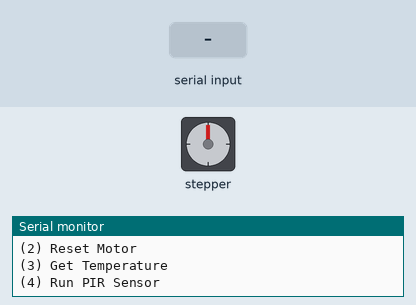
This sketch was run on a simulated Arduino Uno, built with avr-gcc and run on an emulated ATmega328P. Shown: stepper motor, the last lines printed to the serial monitor. Wiring (inferred from the names in the program): stepper motor (2048 steps per turn assumed): coils pin 2, pin 3, pin 4, pin 5. Inputs (shaded band) come from the test bench.

Above: at 0.9 s.
1.0 s: "1" received over Serial
At 1.78 s:
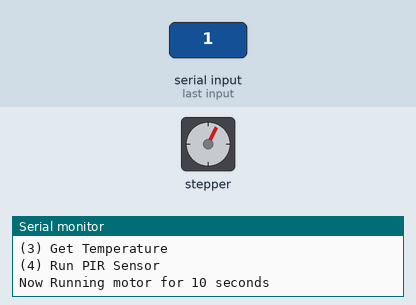
At 2.38 s:
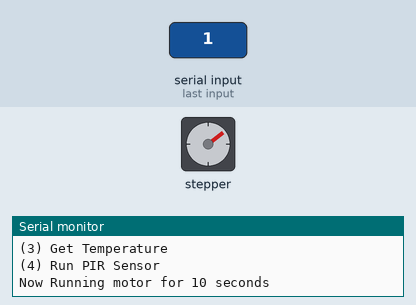
10.0 s: "2" received over Serial
At 11.16 s:
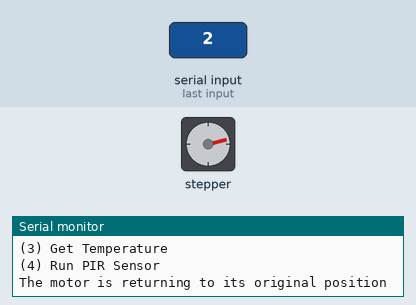
Timing chart, 0 to 19.0 s (numbered marks = the images above; inputs shaded):
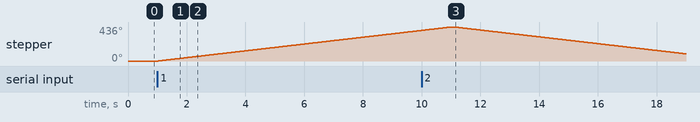

The sketch:

Menu.ino
```cpp
// Chase Fridgen 101077379
// SYSC 3310
// Menu for all functions coming from the arduino system

#include "dht.h"


//defining the pins for the motor
int bluePin = 2;
int pinkPin = 3;
int yellowPin = 4;
int orangePin = 5;

//defining variables for the temperature sensor
dht DHT;
#define DHT11_PIN 7

//defining the pin number for the IR sensor
int sensor = 8;
int sensorVal = 0;

int currStep = 0; // for counting the steps of the motor
int resetStep = 0;
const int time0 = 10000; // defie the time to be 3 seconds
static char menuOption = 0;
long interrupt;
//boolean reset = false;

int stepCount = 0;

// setup() is where all the pins are initialized as input or outputs and given
// their initial values.
void setup() {
    Serial.begin(9600);
    while (!Serial) ;
    Serial.println("start");

    //Initialize thes pins at the ports as outputs
    pinMode(bluePin, OUTPUT);
    pinMode(pinkPin, OUTPUT);
    pinMode(yellowPin, OUTPUT);
    pinMode(orangePin, OUTPUT);

    //Initialize all the motors steps to 0

   digitalWrite(bluePin, LOW);
   digitalWrite(pinkPin, LOW);
   digitalWrite(yellowPin, LOW);
   digitalWrite(orangePin, LOW);

   //Initializing the IR sensor
   pinMode(sensor, INPUT); //setting the sensor as an input


   menuOption = menu();
}

// loop() is the main funtion in the menu as it takes in the input from the
// serial monitor (1-4) and runs the desired suntion based on that
void loop() {
  if (menuOption == '1'){
    runMotor();
  }

  else if (menuOption == '2'){
    resetMotor();
  }
  else if (menuOption == '3'){
    getTemp();
  }
  else if (menuOption == '4'){
    runIr();
  }

  if (millis() - interrupt > time0)
    {
      if (menuOption == '4'){
        Serial.print("The animal moved ");
        Serial.print(stepCount);
        Serial.println(" times in the last 10 seconds ");
        stepCount = 0;
        menuOption = menu();
      }
      else{
        menuOption = menu();
      }
    }


}

// runMotor() actiavtes the stepper motor in a clockwise direction
void runMotor(void){
   if(currStep == 0){
    digitalWrite(bluePin, HIGH);
    digitalWrite(pinkPin, LOW);
    digitalWrite(yellowPin, LOW);
    digitalWrite(orangePin, LOW);
    currStep++;
  }
  else if(currStep == 1){
    digitalWrite(bluePin, LOW);
    digitalWrite(pinkPin, HIGH);
    digitalWrite(yellowPin, LOW);
    digitalWrite(orangePin, LOW);
    currStep++;
  }
  else if(currStep == 2){
    digitalWrite(bluePin, LOW);
    digitalWrite(pinkPin, LOW);
    digitalWrite(yellowPin, HIGH);
    digitalWrite(orangePin, LOW);
    currStep++;
  }
  else {
    digitalWrite(bluePin, LOW);
    digitalWrite(pinkPin, LOW);
    digitalWrite(yellowPin, LOW);
    digitalWrite(orangePin, HIGH);
    currStep = 0;
  }

  delay(4);
}

// resetMotor() actiavtes the stepper motor in a counter-clockwise direction
// therefore reseting it
void resetMotor(void){
   if(resetStep == 0){
    digitalWrite(bluePin, LOW);
    digitalWrite(pinkPin, LOW);
    digitalWrite(yellowPin, LOW);
    digitalWrite(orangePin, HIGH);
    resetStep++;
  }
  else if(resetStep == 1){
    digitalWrite(bluePin, LOW);
    digitalWrite(pinkPin, LOW);
    digitalWrite(yellowPin, HIGH);
    digitalWrite(orangePin, LOW);
    resetStep++;
  }
  else if(resetStep == 2){
    digitalWrite(bluePin, LOW);
    digitalWrite(pinkPin, HIGH);
    digitalWrite(yellowPin, LOW);
    digitalWrite(orangePin, LOW);
    resetStep++;
  }
  else {
    digitalWrite(bluePin, HIGH);
    digitalWrite(pinkPin, LOW);
    digitalWrite(yellowPin, LOW);
    digitalWrite(orangePin, LOW);
    resetStep = 0;
  }

  delay(4);
}

// getTemp() reads the temerature in from the DHT11
// Temperature sensor
void getTemp(void){
  int temp = DHT.read11(DHT11_PIN);
  Serial.print("Temperature = ");
  Serial.println(DHT.temperature);
  Serial.print("Humidity = ");
  Serial.println(DHT.humidity);
  delay(5000);
}

// runIr() is the funtion for the PIR sensor,
// it increments 1 every time motion is detected
void runIr(void){
  sensorVal = digitalRead(sensor);

  if(sensorVal == HIGH){
    Serial.println("Motion Detected");
    stepCount++;
    delay(500);
  }
  else{
    Serial.println("0");
    delay(800);
  }


}

// menu() is the interface that promptes the user for an input on the serial
// monitor and waits for the input, then changes the menuoption for the desired
// funtion depending on said input
char menu()
{

    Serial.println(F("\nWhich component would you like to test?"));
    Serial.println(F("(1) Run Motor"));
    Serial.println(F("(2) Reset Motor"));
    Serial.println(F("(3) Get Temperature"));
    Serial.println(F("(4) Run PIR Sensor \n"));
    while (!Serial.available());

    // Read data from serial monitor if received
    while (Serial.available())
    {
        char c = Serial.read();
        if (isAlphaNumeric(c))
        {

            if(c == '1') {
              Serial.println(F("Now Running motor for 10 seconds"));
            }
            else if(c == '2'){
              Serial.println(F("The motor is returning to its original position"));
            }
            else if(c == '3'){
              Serial.println(F("The temperature is being read"));
            }
            else if(c == '4'){
              Serial.println(F("Motion is being detected"));
            }
            else
            {
                Serial.println(F("illegal input!"));
                return 0;
            }
            interrupt = millis();
            return c;
        }
    }
}
```

Measured:
- after the input at 1.0 s, stepper: keeps turning clockwise at about 44°/s, starting at once
